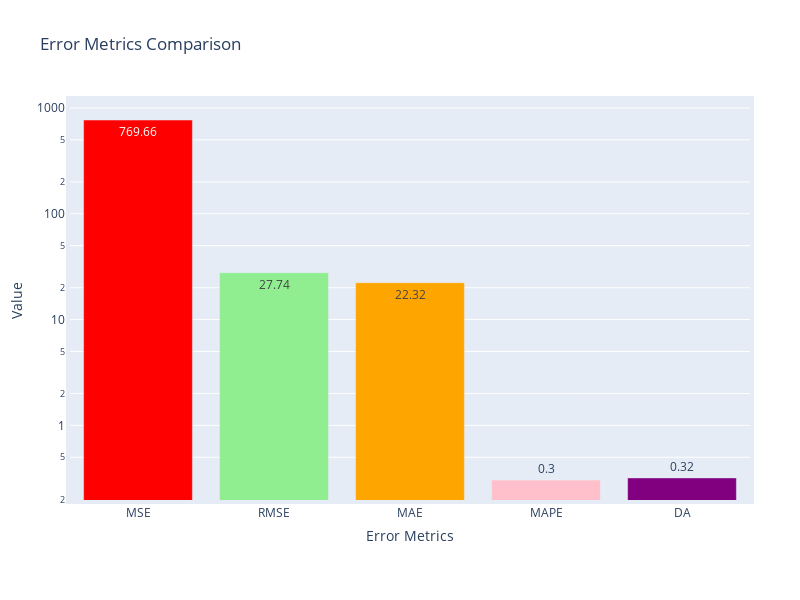

Notebook cell for this chart:
### Markdown cell above
**Explain the Metrics:**

  * **Mean Squared Error (MSE):**  This measures the average squared difference between the predicted and actual values. A lower MSE indicates a better fit.
  * **Mean Absolute Error (MAE):** This measures the average of the absolute differences between predicted and actual values. A lower MAE indicates a better fit. 
  * **Root Mean Squared Error (RMSE):**  This is the square root of the MSE. It's easier to interpret in the same units as your data (USD in this case). A lower RMSE indicates a better fit.
  * **Mean Absolute Percentage Error (MAPE):** This measures the average absolute percentage difference between predicted and actual values. A lower MAPE indicates a better fit, but it can be misleading for large values. 
  * **Directional Accuracy:** This metric (not as common as others) tells you the percentage of times the forecast correctly predicted the direction of the price change (up or down).

### Code cell
# Create a list of error metric names and values
from matplotlib import legend


metrics = ['MSE', 'RMSE', 'MAE', 'MAPE', 'DA']
values = np.array([mse, rmse, mae, mape, directional_accuracy])

# Create a bar chart
fig = go.Figure(data=[
    go.Bar(name='Error Metrics', x=metrics, y=values, 
           marker_color=['red', 'lightgreen', 'orange', 'pink', 'purple'],
           text=values.round(2),  # Add values on top of each bar
           textposition='auto')  # Position of the text
])

# Customize aspect
fig.update_layout(title_text='Error Metrics Comparison',
                  xaxis_title="Error Metrics",
                  yaxis_title="Value",
                  autosize=False,
                  width=800,
                  height=600,
                  margin=dict(l=50, r=50, b=100, t=100, pad=4),
                  legend
                  legend=dict(x=0.7, y=0.95),  # Position of the legend
                  yaxis_type="log")  # Set y-axis to logarithmic scale

# Display the chart
fig.show()

### Figure 1 — Plotly figure (JSON) as saved in the notebook; plotly's stock layout.template omitted (floating-point values rounded to 4 significant figures)
{"data": [{"marker": {"color": ["red", "lightgreen", "orange", "pink", "purple"]}, "name": "Error Metrics", "text": [769.7, 27.74, 22.32, 0.3, 0.32], "textposition": "auto", "type": "bar", "x": ["MSE", "RMSE", "MAE", "MAPE", "DA"], "y": [769.7, 27.74, 22.32, 0.3048, 0.3191]}], "layout": {"autosize": false, "height": 600, "legend": {"x": 0.7, "y": 0.95}, "margin": {"b": 100, "l": 50, "pad": 4, "r": 50, "t": 100}, "title": {"text": "Error Metrics Comparison"}, "width": 800, "xaxis": {"title": {"text": "Error Metrics"}}, "yaxis": {"title": {"text": "Value"}, "type": "log"}}}
